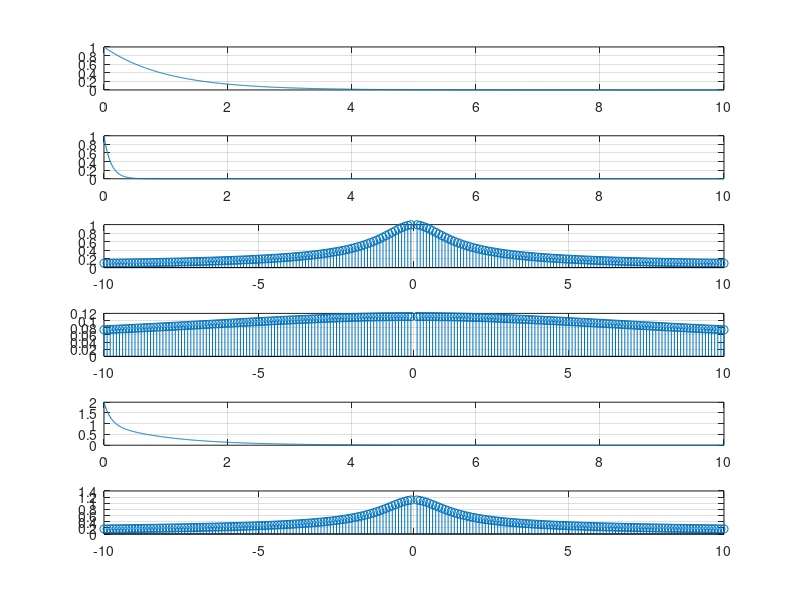

This figure's MATLAB source:
function ass4q5
    %time range
    t = 0:0.01:10;
    
    %define the expression
    x1 = exp(-t);
    x2 = exp(-9*t);
    x  = x1+x2;     % for linearity check
    
     % positive side calculation
     for wpos =1:1:100
        Apos1(wpos)=trapz(t,x1.*exp(-1i*wpos*0.1*t));
        Apos2(wpos)=trapz(t,x2.*exp(-1i*wpos*0.1*t));
     end
    
     %define the positive [index] for drawing the graphs
     wpos = 1:1:100;
     
     %defining frequencies level according to fourier transform nature.
     w1=0.1*wpos;
    
     % negative side calculation 
    for wneg= 1:1:100
        Aneg1(wneg)=trapz(t,x1.*exp(1i*wneg*0.1*t));
        Aneg2(wneg)=trapz(t,x2.*exp(1i*wneg*0.1*t));
    end
    
    %define the negative[index] for drawing the graphs
    wneg=-1:-1:-100;
    
    %defining frequencies level according to fourier transform nature.
    w2=0.1*wneg;
    
     %joining the neg and pos indexes here basically solving the issue of 
    % invalid negative nos in indexes.
    w=[w2,w1];
    
     %joining the fourier transform values
    A1 =[Aneg1,Apos1];
    A2 =[Aneg2,Apos2];
    A  = A1 + A2;
    
    %plot the data.
    subplot(6,1,1);
    plot(t,x1);
    grid on;
    subplot(6,1,2);
    plot(t,x2);   
    grid on;
    subplot(6,1,3);
    stem(w,abs(A1));     %for ploting the discrete values
    grid on;
    subplot(6,1,4);
    stem(w,abs(A2));     %for ploting the discrete values
    grid on;
    subplot(6,1,5);
    plot(t,x);
    grid on;
    subplot(6,1,6);
    stem(w,abs(A));      %for ploting the discrete values 
    grid on;
    
end
